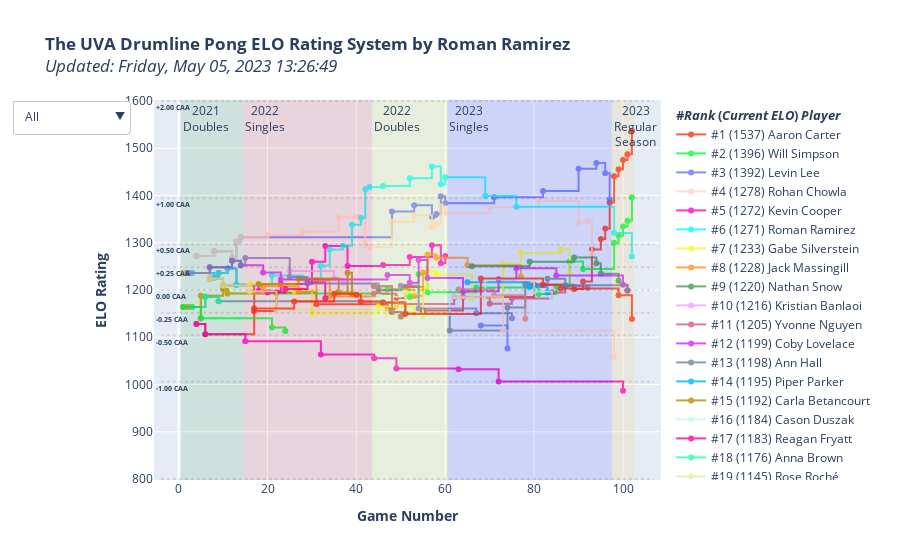

Source (notebook cell):
### Code cell
import plotly.graph_objects as go
import plotly.colors as pc

average_elo = 1200
cup_diffs = [-2, -1, -0.5, -0.25, 0, 0.25, 0.5, 1, 2]
expected_elos = [average_elo - expected_score_inverse(x) for x in cup_diffs]

fig = go.Figure()

# CAA is cups against average (like WAR)
# how many cups will you make against the average player?

hrect_colors = pc.sequential.Turbo
hrect_annots = ['-1.00 CAA','-0.50 CAA','-0.25 CAA','0.00 CAA','+0.25 CAA','+0.50 CAA', '+1.00 CAA', '+2.00 CAA']
for i in range(len(expected_elos) - 1):
    fig.add_hrect(
        annotation_position="top left",
        y0=expected_elos[i],
        y1=expected_elos[i+1],
        fillcolor=hrect_colors[i % len(hrect_colors)],
        opacity=0,
        line_width=0,
        annotation=dict(
            text=f'<b>{hrect_annots[i]}</b>',
            font=dict(
                size=7
            )
        )
    )

ranking = 1
trace_colors = pc.qualitative.Light24
for (i, (player,current_rating)) in enumerate(sorted(elo.items(), key=lambda x:x[1], reverse=True)):
    fig.add_trace(go.Scatter(
        x=elo_time_table.index,
        y=elo_time_table[player],
        name=f'#{ranking} ({current_rating:.0f}) {player}',
        mode='lines+markers',
        connectgaps=True,
        text=[f"<br><b>Before-Game ELO: </b>{x[2]:.0f}<br><b>Expected Cups Against Opponent: </b>{x[0]:+.2f}<br><b>Expected Cups Against Average: </b>{x[1]:+.2f}<br><br><b>Change in ELO:</b> {x[3]:+.0f}<br>" for x in zip(
                ec_time_table[player],
                caa_time_table[player],
                prev_elo_time_table[player],
                d_elo_time_table[player]
            )
        ],
        # text=[f"<b>Change in ELO:</b> {c:.0f}<br>" for c in d_elo_time_table[player]],
        line=dict(
            shape = 'hv',
            color=trace_colors[i % len(trace_colors)]
        )
        # maybe add a per-match section of expected score diff
    ))
    ranking += 1

for (i, season) in enumerate(seasons):
    fig.add_vrect(
        annotation_text=season_labels[i],
        annotation_position="top left",
        x0=matches_table['event'][matches_table['event'] == season].index[0] + 0.5,
        x1=matches_table['event'][matches_table['event'] == season].index[-1] + 1.5,
        fillcolor=vrect_colors[i % len(vrect_colors)],
        opacity=0.1,
        line_width=0,
    )

dropdown_labels = [
    "All",
    "2019 Season",
    "2020 Season",
    "2021 Season",
    "2022 Season",
    "Snares",
    "Tenors",
    "Basses",
    "Cymbals",
    "Pit/Cymbals",
    "2022 Grads",
    "2023 Grads",
    "2024 Grads",
    "2025 Grads",
    "2026 Grads",
    "2021 Singles",
    "2022 Doubles",
    "2022 Singles",
    "2023 Doubles"
]
dropdown_categories = [
    [True for _ in sorted_players_table['player']],
    [x != "None" for x in sorted_players_table['2019']],
    [x != "None" for x in sorted_players_table['2020']],
    [x != "None" for x in sorted_players_table['2021']],
    [x != "None" for x in sorted_players_table['2022']],
    [x > 0 for x in sorted_players_table[['2019', '2020', '2021', '2022']].apply(lambda x: x == 'snare').sum(axis=1)],
    [x > 0 for x in sorted_players_table[['2019', '2020', '2021', '2022']].apply(lambda x: x == 'tenors').sum(axis=1)],
    [x > 0 for x in sorted_players_table[['2019', '2020', '2021', '2022']].apply(lambda x: x == 'bass').sum(axis=1)],
    [x > 0 for x in sorted_players_table[['2019', '2020', '2021', '2022']].apply(lambda x: x == 'cymbals').sum(axis=1)],
    [x > 0 for x in sorted_players_table[['2019', '2020', '2021', '2022']].apply(lambda x: x == 'pit-cymbals').sum(axis=1)],
    [x == 2022 for x in sorted_players_table['grad_year']],
    [x == 2023 for x in sorted_players_table['grad_year']],
    [x == 2024 for x in sorted_players_table['grad_year']],
    [x == 2025 for x in sorted_players_table['grad_year']],
    [x == 2026 for x in sorted_players_table['grad_year']],
    [x != "None" for x in sorted_players_table['seed_2021_2s']],
    [x != "None" for x in sorted_players_table['seed_2022_1s']],
    [x != "None" for x in sorted_players_table['seed_2022_2s']],
    [x != "None" for x in sorted_players_table['seed_2023_1s']]
]

def active_ranking(cat):
    i = 0
    t = 0
    retList = list()
    for c in cat:
        retList.append(f"#{i+1} ({sorted_players_table['current_elo'][t]:.0f}) {sorted_players_table['player'][t]}")
        if c is True:
            i += 1
        t += 1
    return retList 

dropdown_dicts = [
    dict(
    label=label,
    method='restyle',
    args=[{"visible": category, "name": active_ranking(category)}]
    ) for (label, category) in zip(dropdown_labels, dropdown_categories)
]


fig.update_layout(
    title=f'<b>The UVA Drumline Pong ELO Rating System by Roman Ramirez</b><br><i>Updated: {str(datetime.datetime.now().strftime("%A, %b %d, %Y %H:%M:%S"))}<i>',
    xaxis_title='<b>Game Number</b>',
    yaxis_title='<b>ELO Rating</b>',

    updatemenus=[
        dict(
            active=0,
            buttons=dropdown_dicts
            ,
        )       
    ]
)

team1_list = list()
team2_list = list()
for (i, row) in matches_table.iterrows():
    if type(row.t1p2) is not str:
        team1_list.append(row.t1p1)
    else:
        team1_list.append(row.t1p1 + " and " + row.t1p2)

    if type(row.t2p2) is not str:
        team2_list.append(row.t2p1)
    else:
        team2_list.append(row.t2p1 + " and " + row.t2p2)

customdata = np.stack((team1_list, team2_list, matches_table['score1'], matches_table['score2'], matches_table['date']), axis=-1)
hovertemplate = (
    '<i>%{customdata[4]|%A, %B %d, %Y}, Game %{x}</i><br>' +
    '<b>%{fullData.name}</b><br><br>' + 
    '<b>%{customdata[0]} vs. %{customdata[1]}</b><br>' +
    '<b>Final Score:</b> %{customdata[2]}-%{customdata[3]}<br>' + 
    '%{text}' + 
    '<b>After-Game ELO:</b> %{y:,.0f}<br>' +
    '<extra></extra>'
)

fig.update_traces(
    customdata=customdata,
    hovertemplate=hovertemplate,
    opacity=0.8,
    legendgrouptitle_text='<b>#<i>Rank</i> (<i>Current ELO</i>) <i>Player</i></b>'
)

for (cd, eo) in zip(cup_diffs, expected_elos):
    fig.add_shape(
        type='line',
        x0=elo_time_table.index.min() - 5,
        y0=eo,
        x1=elo_time_table.index.max() + 5,
        y1=eo,
        line=dict(
            color='black',
            dash='dot'
        ),
        opacity=0.10,
    )
    # fig.add_trace(
    #     go.Scatter(
    #         x=[elo_time_table.index.min() - 5],
    #         y=[eo],
    #         text=f"{cd} cups",
    #         mode="text",
    #         textfont=dict(
    #             size=7,
    #         ),
    #         showlegend=False
    #     )
    # )

fig.show()
fig.write_html("index.html")
